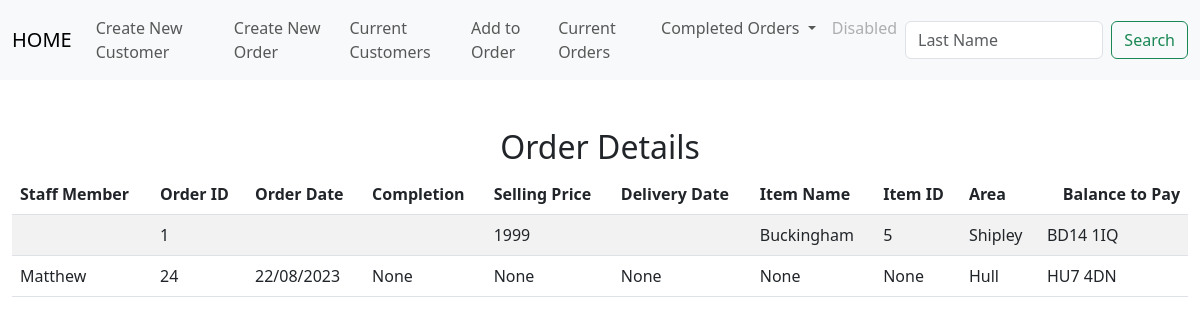
The app's page /list_of_orders, older data.
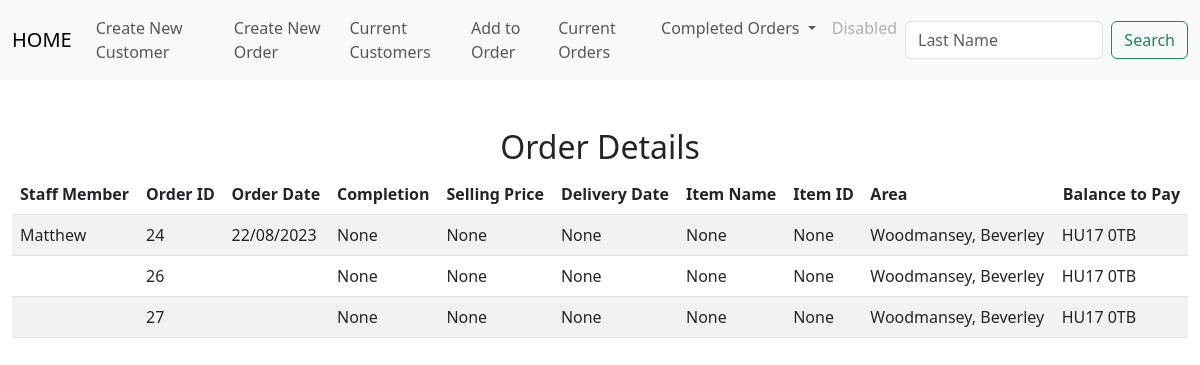
The same page, newer data.
### tables this page shows
CREATE TABLE orders(order_id INTEGER PRIMARY KEY AUTOINCREMENT NOT NULL,  cust_id INTEGER, order_no INTEGER, item_id INTEGER, staff_member TEXT, order_date DATETIME, customer_last_name TEXT, completion TEXT, delivery_date DATETIME, item_name TEXT, item_description TEXT, colour_finish TEXT, width INTEGER, depth INTEGER, height INTEGER, extra_details TEXT, selling_price DECIMAL, del_col_take TEXT , quantity INTEGER);

CREATE TABLE customers(id INTEGER PRIMARY KEY AUTOINCREMENT NOT NULL, first_name TEXT, last_name TEXT, address_1 TEXT, address_2 TEXT, address_3 TEXT, postcode TEXT, telephone_1 TEXT, telephone_2 TEXT);

### app.py (the view)
@app.route("/list_of_orders", methods=["GET", "POST"])
def list_of_orders():
    if request.method == "POST":
        return render_template("list_of_orders.html")
    if request.method == "GET":
        ord_detail = db.execute("select * from orders join customers on orders.cust_id = customers.id;")
        return render_template("list_of_orders.html", ord_detail = ord_detail)

### app.py (called while the page is built)
@app.after_request
def after_request(response):
    response.headers["Cache-Control"] = "no-cache, no-store, must-revalidate"
    response.headers["Expires"] = 0
    response.headers["Pragma"] = "no-cache"
    return response

### templates/list_of_orders.html (shortened to what this page needs)
{% extends "layout.html" %}
{% block main %}
<div class="section">
    <h2>Order Details</h2>
    <table class="table table-striped">
        <thead>
            <tr>
                <th class="text-start">Staff Member</th>
                <th class="text-start">Order ID</th>
                <th class="text-start">Order Date</th>
                <th class="text-start">Completion</th>
                <th class="text-start">Selling Price</th>
                <th class="text-start">Delivery Date</th>
                <th class="text-start">Item Name</th>
                <th class="text-start">Item ID</th>
                <th class="text-start">Area</th>
                <th class="text-end">Balance to Pay</th>
            </tr>
        </thead>
        <tbody>
            {% for row in ord_detail %}
            <tr>
                <td class="text-start">{{ row["staff_member"] }}</td>
                <td class="text-start">{{ row["order_id"] }}</td>
                <td class="text-start">{{ row["order_date"] }}</td>
                <td class="text-start">{{ row["completion"] }}</td>
                <td class="text-start">{{ row["selling_price"] }}</td>
                <td class="text-start">{{ row["delivery_date"] }}</td>
                <td class="text-start">{{ row["item_name"] }}</td>
                <td class="text-start">{{ row["item_id"] }}</td>
                <td class="text-start">{{ row["address_3"] }}</td>
                <td class="text-start">{{ row["postcode"] }}</td>
                </tr>
            {% endfor %}
        </tbody>
    </div>
{% endblock %}

Row changes from the older to the newer data that the page shows:
no longer on this page (row edited): orders: order_id "1", selling_price "1999", item_name "Buckingham", item_id "5", address_3 "Shipley", postcode "BD14 1IQ"
changed through a linked row, orders "Matthew": address_3 "Hull" → "Woodmansey, Beverley"; postcode "HU7 4DN" → "HU17 0TB"
added orders: order_id "26", completion "None", selling_price "None", delivery_date "None", item_name "None", item_id "None", address_3 "Woodmansey, Beverley", postcode "HU17 0TB"
added orders: order_id "27", completion "None", selling_price "None", delivery_date "None", item_name "None", item_id "None", address_3 "Woodmansey, Beverley", postcode "HU17 0TB"
